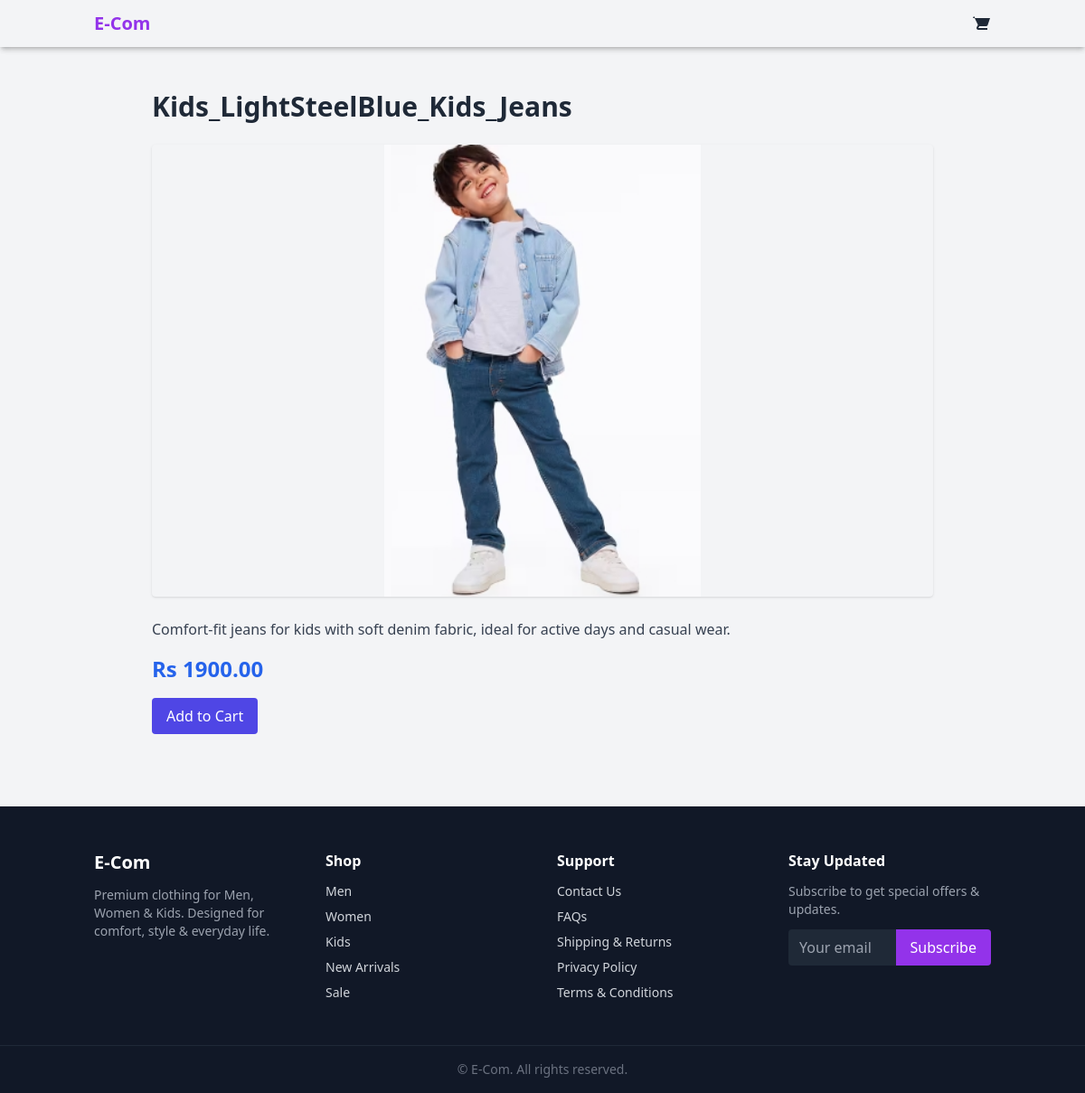
/9/kids_lightsteelblue_kids_jeans/, run on the app's committed database.
### products/models.py (models this page shows, shortened)
class Product(models.Model):
    FABRIC_CHOICES = [
        ("cotton", "Cotton"),
        ("linen", "Linen"),
        ("silk", "Silk"),
        ("denim", "Denim"),
        ("chiffon", "Chiffon"),
        ("wool", "Wool"),
    ]
    SEASON_CHOICES = [
        ("summer", "Summer"),
        ("winter", "Winter"),
        ("all", "All Season"),
    ]
    OCCASION_CHOICES = [
        ("casual", "Casual"),
        ("formal", "Formal"),
        ("party", "Party"),
        ("wedding", "Wedding"),
        ("eid", "Eid"),
    ]
    name = models.CharField(max_length=200)
    slug = models.SlugField(unique=True)
    description = models.TextField()
    category = models.ForeignKey(
        Category, on_delete=models.CASCADE, related_name="products"
    )
    supplier = models.ForeignKey(
        Supplier, on_delete=models.SET_NULL, null=True, blank=True
    )
    fabric = models.CharField(
        max_length=20, choices=FABRIC_CHOICES, blank=True
    )
    season = models.CharField(
        max_length=10, choices=SEASON_CHOICES, default="all"
    )
    occasion = models.CharField(
        max_length=20, choices=OCCASION_CHOICES, default="casual"
    )
    is_active = models.BooleanField(default=True)
    is_featured = models.BooleanField(default=False)
    created_at = models.DateTimeField(auto_now_add=True)

class ProductImage(models.Model):
    product = models.ForeignKey(
        Product, on_delete=models.CASCADE, related_name="images"
    )
    image = models.ImageField(upload_to="products",blank=True, null=True)
    alt_text = models.CharField(max_length=200, blank=True)
    is_primary = models.BooleanField(default=False)
    color = models.CharField(max_length=20, blank=True)

class ProductVariant(models.Model):
    SIZE_CHOICES = [
        ("xs", "XS"),
        ("s", "S"),
        ("m", "M"),
        ("l", "L"),
        ("xl", "XL"),
        ("xxl", "XXL"),
    ]
    COLOR_CHOICES = [
        ("white", "White"),
        ("black", "Black"),
        ("blue", "Blue"),
        ("red", "Red"),
        ("green", "Green"),
        ("gray", "Gray"),
    ]
    product = models.ForeignKey(
        Product, on_delete=models.CASCADE, related_name="variants"
    )
    size = models.CharField(max_length=10, choices=SIZE_CHOICES)
    color = models.CharField(max_length=20, choices=COLOR_CHOICES)
    sku = models.CharField(max_length=50, unique=True)
    price = models.DecimalField(
        max_digits=10, decimal_places=2, validators=[MinValueValidator(0)]
    )
    compare_price = models.DecimalField(
        max_digits=10, decimal_places=2, blank=True, null=True
    )
    cost_price = models.DecimalField(
        max_digits=10, decimal_places=2, validators=[MinValueValidator(0)]
    )
    stock = models.PositiveIntegerField(default=0)
    is_active = models.BooleanField(default=True)
    created_at = models.DateTimeField(auto_now_add=True)
    class Meta:
        unique_together = ("product", "size", "color")

### products/views.py (the view)
# urls.py: path("<int:id>/<slug:product_slug>/", views.product_detail, name="product_detail"),
def product_detail(request, id, product_slug):
    product = get_object_or_404(
        Product,
        id=id,
        slug=product_slug,
        is_active=True
    )
    return render(
        request,
        "products/detail.html",
        {"product": product},
    )

### products/templates/products/detail.html (shortened to what this page needs)
{% extends "base.html" %}
{% block content %}
<div class="container mx-auto p-4 max-w-4xl">
  <h1 class="text-3xl font-bold mb-6">
    {{ product.name }}
  </h1>
  <div class="w-full mb-6">
    {% with product.images.first as image %}
      {% if image %}
        <img
          src="{{ image.image.url }}"
          alt="{{ product.name }}"
          class="w-full max-h-[500px] object-contain rounded shadow"
        />
      {% endif %}
    {% endwith %}
  </div>
  <div class="space-y-4">
    <p class="text-gray-700">
      {{ product.description }}
    </p>
    {% with product.variants.first as variant %}
      {% if variant %}
        <p class="text-2xl  text-blue-600 font-semibold ">
          Rs {{ variant.price }}
        </p>
      {% else %}
        <p class="text-sm text-gray-500">
          Price not available
        </p>
      {% endif %}
    {% endwith %}
              <form action= "{% url 'carts:cart_add' product.id %}" method="post" id ="add-to-cart-form">
            <button type="submit" class="bg-indigo-600 hover:bg-indigo-700 text-white py-2 px-4 rounded">
            Add to Cart
            </button>
          </form>
  </div>
</div>
{% endblock %}

### data on the page
Product: name "Kids_LightSteelBlue_Kids_Jeans", description "Comfort-fit jeans for kids with soft denim fabric, ideal for active days and casual wear."
ProductImage: image (picture)
ProductVariant: price "1900.00"
